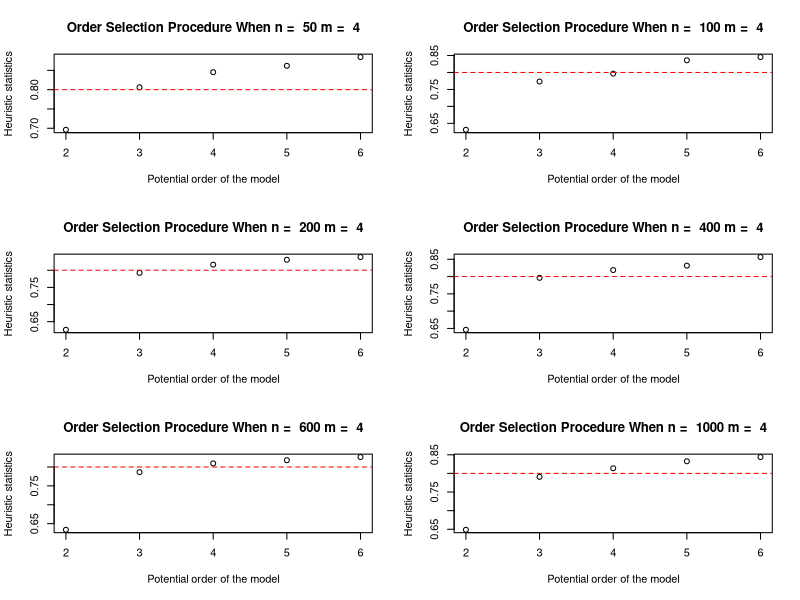

This chart was generated by the following R code:
generate_sample <- function(n, p, real_lambda, real_psi){
  Y <- MASS::mvrnorm(n = n, mu = rep(0,p), Sigma = real_lambda %*% t(real_lambda) + real_psi) 
  return(Y)
}

tr <- function(M){
  # Calculate the trace of matrix M
  return(sum(diag(M)))
}

heuris <- function(lambda, psi){
  result <- tr(lambda %*% t(lambda)) / tr(lambda %*% t(lambda) + psi)
}
################################################################################
set.seed(123)

real_lambda <- matrix(c(
  0.8, 0, 0, 0,
  0.8, 0, 0, 0,
  0.8, 0, 0, 0,
  0, 0.7, 0.7, 0,
  0, 0.7, 0.7, 0,
  0, 0.7, 0.7, 0,
  0.6, 0.6, 0, 0,
  0.6, 0.6, 0, 0,
  0.6, 0.6, 0, 0,
  0, 0, 0.5, 0.5,
  0, 0, 0.5, 0.5,
  0, 0, 0.5, 0.5
), nrow = 12, ncol = 4, byrow = TRUE)
real_psi <- diag(c(0.15, 0.15, 0.15, 0.15, 0.15, 0.15, 0.15, 0.15, 0.15, 0.15, 0.15, 0.15))



###########################################################################

N <- c(50,100,200,400,600,1000)
p <- nrow(real_lambda)
m <- ncol(real_lambda)

sample <- generate_sample(max(N), p, real_lambda, real_psi)
par(mfrow = c(3,2))

for (n in N){
  Y <- sample[sample(1:max(N), n, replace = TRUE), , drop = FALSE]
  TS_collection <- numeric(p/2 - 1)
  for (k in 2:p/2){
    mle_result <- factanal(factors = k, covmat = cor(Y), rotation = 'varimax')
    est_lambda <- mle_result$loadings
    print(est_lambda)
    est_psi <- mle_result$uniquenesses
    print(est_psi)
    TS <- heuris(est_lambda, est_psi)
    TS_collection[k-1] <- TS
  }
  plot(c(2,3,4,5,6), TS_collection, main = paste("Order Selection Procedure When n = ",n, "m = ", m), 
       xlab = "Potential order of the model", ylab = "Heuristic statistics" )
  abline(h = 0.8, col = "red", lty = 2)
}